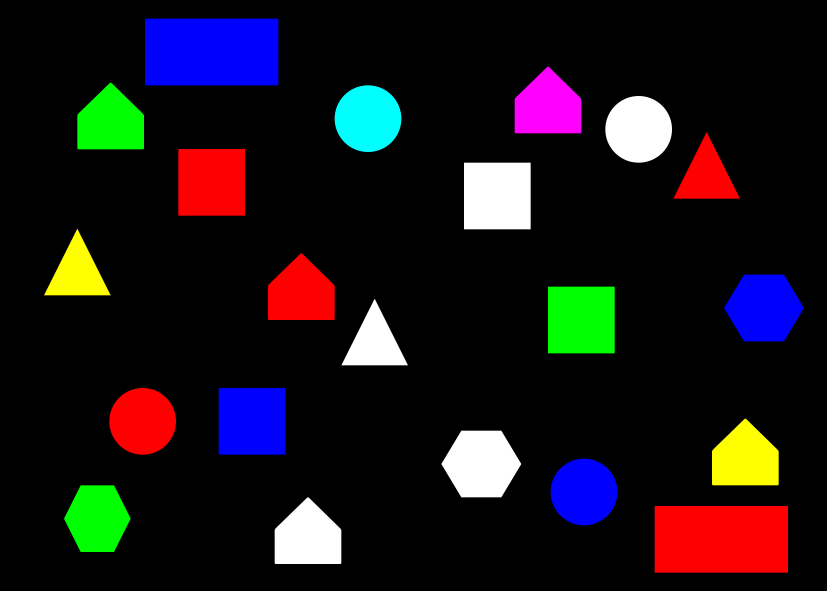
#> input picture formas.png, 2480 x 1772 px (shown at 1/3 size); its folder holds 4 pictures in this run
$ jupyter execute --allow-errors 'Problema 1.ipynb'   (Python 2 division)   (older library calls are emulated)
#> lines starting #> are read from the running program, lines starting #| are printed output that depends on the picture; after the words box and inside, x2 and y2 are one past the last pixel; in counts of white or black regions, pixels touching at a corner belong together
### Utilities.py
# Import necesary modules.
import math
from numpy import inf
import itertools
import numpy as np
import matplotlib.pyplot as plt

from sklearn import svm, datasets
from sklearn.model_selection import train_test_split
from sklearn.metrics import confusion_matrix


#Input: Numeric values v1 and v2; Error margin for equality comparisson.
#Output: True if the ratio between both numbers is within [1-margin,1]
#        else False.
# [20 lines left out: function equal, not called in this run]

#Input: 2D points p1 and p2.
#Output: Distance between p1 and p2.
def distance(p1,p2):
	x1, y1 = p1
	x2, y2 = p2

	dx = float(x1-x2)
	dy = float(y1-y2)

	return math.sqrt(dx*dx + dy*dy)

#Input: Contour cntr; Vertexes indexes i1 and i2.
#Output: Distance between the contour vertexes with indexes i1 and i2.
# [5 lines left out: function edgeLength, not called in this run]

#Input: 2D points p1 and p2.
#Output: Slope of rect between p1 and p2.
def slope(p1,p2):
	x1, y1 = p1
	x2, y2 = p2

	num = (float(y1)-float(y2))
	den = (float(x1)-float(x2))

	if den != 0:
		return num/den
	else:
		if (y1 > y2):
			return -inf
		else:
			return inf

#Input: Contour cntr; Vertexes indexes i1 and i2.
#Output: Slope of rect between the contour vertexes with indexes i1 and i2.
# [4 lines left out: function edgeSlope, not called in this run]

#Input: Contour cntr; Vertexes indexes i.
#Output: Countour's internal angle in vertex with index i.
def internalAngle(cntr,i):
	n = len(cntr)

	p1 = cntr[(i-1)%n][0]
	p2 = cntr[i%n][0]
	p3 = cntr[(i+1)%n][0]

	convex = convexAngle(p1,p2,p3)

	x1, y1 = p1
	x2, y2 = p2
	x3, y3 = p3

	n1 = distance(p1,p2)
	n2 = distance(p2,p3)

	cos = ((x1-x2)*(x3-x2)+(y1-y2)*(y3-y2))/(n1*n2)
	ang = math.acos(cos)

	if not convex:
		ang = (2*math.acos(-1)) - ang

	return ang*180/math.acos(-1)

#Input: 2D points p1, p2 and p3
#Output: True if the angle formed by vectors p2p1 and p2p3 is less than 180 degrees,
#        False if the angle is more or equal than 180 degrees
def convexAngle(p1,p2,p3):
	x1, y1 = p1
	x2, y2 = p2
	x3, y3 = p3

	m1 = slope(p1,p2)
	m2 = slope(p2,p3)

	q1 = 0
	q2 = 0

	dx1 = 1 if x1 <= x2 else -1
	dy1 = 1 if y1 <= y2 else -1

	if dx1 == 1 and dy1 == 1:
		q1 = 1
	elif dx1 == -1 and dy1 == 1:
		q1 = 2
	elif dx1 == -1 and dy1 == -1:
		q1 = 3
	else:
		q1 = 4

	dx2 = 1 if x2 <= x3 else -1
	dy2 = 1 if y2 <= y3 else -1

	if dx2 == 1 and dy2 == 1:
		q2 = 1
	elif dx2 == -1 and dy2 == 1:
		q2 = 2
	elif dx2 == -1 and dy2 == -1:
		q2 = 3
	else:
		q2 = 4

	if q1 == 1:
		if q2 == 1:
			return m1 > m2
		elif q2 == 2:
			return False
		elif q2 == 3:
			return m1 < m2
		elif q2 == 4:
			return True
	elif q1 == 2:
		if q2 == 1:
			return True
		elif q2 == 2:
			return m1 > m2
		elif q2 == 3:
			return False
		elif q2 == 4:
			return m1 < m2
	elif q1 == 3:
		if q2 == 1:
			return m1 < m2
		elif q2 == 2:
			return True
		elif q2 == 3:
			return m1 > m2
		elif q2 == 4:
			return False
	elif q1 == 4:
		if q2 == 1:
			return False
		elif q2 == 2:
			return m1 < m2
		elif q2 == 3:
			return True
		elif q2 == 4:
			return m1 > m2
	return False

#Input: Contour cntr.
#Output: True if figure formed by the contour is convex,
#        False if figure is concave.
# [43 lines left out: functions isConvex, plot_confusion_matrix, not called in this run]

### Problema 1.ipynb
# Problema 1

Para este problema se les pide implementar funciones que analizan los datos obtenidos de un detector de formas en imágenes.

Usted debe realizar las siguientes tareas:

1. Instalar todos los módulos y librerías necesarias.
2. Analizar y entender el código.
3. Implementar funciones **detectShape**, **detectColor** y **detectOppositeColor**, con sus respectivos parámetros y valores de retorno. Solo puede modificar la celda correspondiente a cada función.
4. Modificar valores específicos dentro del código principal. Estos valores están marcados con **"#<-Can be modified"**.
5. Analizar resultados de la imagen generada y matrices de confusión. Utilizar diferentes valores para realizar su analisis.

## Importar Modulos a Utilizar

[cell 1]
import cv2
import math
import Utilities as ut
from scipy.spatial import distance as dist
import numpy as np
import imutils
import matplotlib.pyplot as plt

from sklearn import svm, datasets
from sklearn.model_selection import train_test_split
from sklearn.metrics import confusion_matrix

## Detectar Forma

[cell 2]
# Input: Contour cntr; Margin of error for comparations margin.
# Output: Tuple (shape,triangle,quad):
#        shape: Name of polygon respect with the number of sides.
#               Values -> "","no shape","triangulo","cuadrilatero","pentagono",
#                         "hexagono","heptagono","octogono","eneagono","decagono",
#                         "endecagono","dodecagono","circulo"
#        triangle: If figure is triangle, denomination in respect to number of equal sides.
#                  Values -> "no triangulo","equilatero","isosceles","escaleno",
#        quad: If figure is quadrilateral, denomination in the next list of values.
#                  Values -> "no cuadrilatero","otro","paralelogramo","cuadrado","rectangulo",
#                            "rombo","romboide","trapecio","trapezoide"
def detectShape(cntr,margin):
    shape = "no shape"
    quad = "no cuadrilatero"
    triangle = "no triangulo"
    n = 0
    for i in cntr:
        n += 1
    if n == 1:
        shape = ""
    elif n == 2:
        shape = "no shape"
    elif n == 3:
        triangle = triangle_type(cntr,margin)
        shape = "triangulo"
    elif n == 4:
        quad = quadrilateral_type(cntr, margin)
        shape = "cuadrilatero"
    elif n == 5:
        shape = "pentagono"
    elif n == 6:
        shape = "hexagono"
    elif n == 7:
        shape = "heptagono"
    elif n == 8:
        shape = "octagono"
    elif n == 9:
        shape = "eneagono"
    elif n == 10:
        shape = "decagono"
    elif n == 11:
        shape = "endecagono"
    elif n == 12:
        shape = "dodecagono"
    else:
        shape = "circulo"

    print shape,triangle,quad
    return shape,triangle,quad

# Function that could be defined to determine the triangle type.
# Should be called from detectShape
def triangle_type(cntr, margin):
    l = []
    for punto in cntr:
        cont1 = punto[0][0]
        cont2 = punto[0][1]
        punto_exacto = (cont1,cont2)
        l.append(punto_exacto)
    a = ut.distance(l[0],l[1])
    b = ut.distance(l[0],l[2])
    c = ut.distance(l[1],l[2])
    if (abs(a-b) < margin) and (abs(a-c) < margin) and (abs(b-c) < margin):
        triangulo = "equilatero"
    elif (abs(a-b) < margin) or (abs(a-c) < margin) or (abs(b-c) < margin):
        triangulo = "isosceles"
    elif (abs(a-b) > margin) and (abs(a-c) > margin) and (abs(b-c) > margin):
        triangulo = "escaleno"
    return triangulo

# Function that could be defined to determine the quadrilateral type.
# Should be called from detectShape
def quadrilateral_type(cntr, margin):
    l =[]
    for punto in cntr:
        cont1 = punto[0][0]
        cont2 = punto[0][1]
        punto_exacto = (cont1,cont2)
        l.append(punto_exacto)
    a = ut.distance(l[0],l[1])
    b = ut.distance(l[1],l[2])
    c = ut.distance(l[2],l[3])
    d = ut.distance(l[3],l[0])
    if (abs(a-b) < margin) and (abs(b-c) < margin) and (abs(d-c)<margin and abs(d-a)< margin):
        angulo = ut.internalAngle(cntr,1)
        if angulo<=90+margin and angulo>=90-margin:
            return "cuadrado"
        else:
            return "rombo"
    else:
        lista = []
        j = 0
        for j in range(4):
            angulo = ut.internalAngle(cntr,1)
            lista.append(angulo)
        if lista[0]<=90+margin and lista[0]>=90-margin:
            if abs(lista[0]-lista[1])<margin and abs(lista[1]-lista[2]<margin and abs(lista[2]-lista[2])<margin):
                return "rectangulo"
            else:
                return "trapecio"
        else:
            if abs(lista[0]-lista[2])<margin:
                return "romboide"
            else:
                return "trapezoide"

## Definir Diccionario de Colores en formato RGB y Arreglo en formato LAB

[cell 3]
# Define dictionary with RGB formated colors.
colorDictionary = {
    "rojo": (255, 0, 0),
    "verde": (0, 255, 0),
    "azul": (0, 0, 255),
    "amarillo":(255,255,0),
    "fucsia":(255,0,128),
    "cyan":(0,255,255),
    "blanco":(255,255,255),
} #<-Can be modified

# Create an array (matrix) to save colors and transform them to LAB format later.
labColors = np.zeros((len(colorDictionary), 1, 3), dtype="uint8")
# Create a list to save corresponding color names.
labColorNames = []

# Iterate in color dictionary and save values in respective lists.
for (i, (name, rgb)) in enumerate(colorDictionary.items()):
    labColors[i] = rgb
    labColorNames.append(name)

# Convert array to LAB color format
labColors = cv2.cvtColor(labColors, cv2.COLOR_RGB2LAB)

## Detectar Color

[cell 4]
# Input: Image image; Contour c.
# Output: Name of color from color dictionary with minimal distance to contour's color.
#         Values -> "rojo","verde","azul","amarillo","fucsia","cyan","blanco"
def detectColor(image, c):
    # Create contour mask to ignore rest of the image.
    mask = np.zeros(image.shape[:2], dtype="uint8")
    cv2.drawContours(mask, [c], -1, 255, -1)
    mask = cv2.erode(mask, None, iterations=2)

    # Obtain mean value of contour internal color.
    #mean (135.72907216494846, 207.87958762886598, 194.9096907216495)
    mean = cv2.mean(image, mask=mask)[:3]
    closestColor = ''
    closestColorVal = 0
    for i in range(7):
        color = labColors[i,][0][0:3].tolist()
        a,b,c = color
        dist = (((mean[0]-a)**2)+((mean[1]-b)**2)+((mean[2]-c)**2))**0.5
        if i == 0:
            closestColorVal = dist
        if dist<=closestColorVal:
                closestColorVal = dist
                closestColor = labColorNames[i]


    return closestColor

## Detectar Color Opuesto

[cell 5]
# Input: Image image; Contour c.
# Output: Name of color from color dictionary with maximal distance to contour's color.
#         Values -> "rojo","verde","azul","amarillo","fucsia","cyan","blanco"
def detectOppositeColor(image, c):
    # Create contour mask to ignore rest of the image.
    mask = np.zeros(image.shape[:2], dtype="uint8")
    cv2.drawContours(mask, [c], -1, 255, -1)
    mask = cv2.erode(mask, None, iterations=2)

    # Obtain mean value of contour internal color.
    mean = cv2.mean(image, mask=mask)[:3]

    furthestColor = ''
    furthestColorVal = 0
    for i in range(7):
        color = labColors[i,][0][0:3].tolist()
        a,b,c = color
        dist = (((mean[0]-a)**2)+((mean[1]-b)**2)+((mean[2]-c)**2))**0.5
        if i == 0:
            furthestColorVal = dist
        if dist>=furthestColorVal:
                furthestColorVal = dist
                furthestColor = labColorNames[i]


    return furthestColor

## Definir Nombre de Imagen y Cargar Imagen

[cell 6]
fileNames = ["formas","formas2","triangulos","triangulos2","cuadrilateros"]
imageName = fileNames[0] #<-Can be modified

# OpenCV loads image in BRG format
image = cv2.imread(imageName+".png")
#> image is the input picture: shape (1772, 2480, 3); mean B, G, R 23.6, 19.8, 25.6

## Manipular Imagen

[cell 7]
# OpenCv uses BRG format, convert it to RGB
RGB_img = cv2.cvtColor(image, cv2.COLOR_BGR2RGB)

# Resize image
resizeRatio = 0.5 #<-Can be modified
resized = imutils.resize(image, width=int(resizeRatio*image.shape[1]))

# Blur image slightly
blurred = cv2.GaussianBlur(resized, (5, 5), 0)

# Convert blurred image grayscale and the L*a*b* color spaces
gray = cv2.cvtColor(blurred, cv2.COLOR_BGR2GRAY)
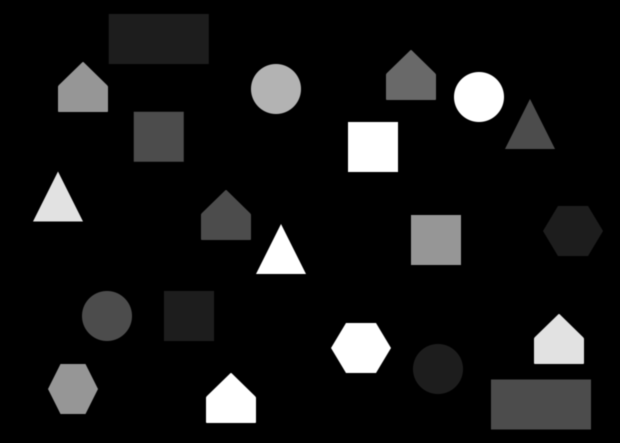
#> gray: shape (886, 1240) (shown at 1/2 size); min 0, max 255, mean 21.9
lab = cv2.cvtColor(blurred, cv2.COLOR_BGR2LAB)
#> lab: shape (886, 1240, 3); mean of channels 0, 1, 2 29.6, 133.2, 128.9

# Use a threshold to create a two colored image
minimumThreshold = 10 #<-Can be modified
thresh = cv2.threshold(gray, minimumThreshold, 255, cv2.THRESH_BINARY)[1]
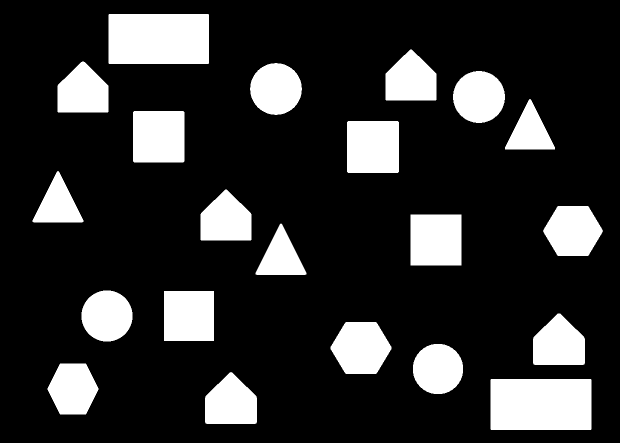
#> thresh: shape (886, 1240) (shown at 1/2 size); 18.2% white; 21 white regions

## Encontrar Contornos

[cell 8]
cnts = cv2.findContours(thresh.copy(), cv2.RETR_EXTERNAL, cv2.CHAIN_APPROX_SIMPLE)
#> cnts = 21 contours; largest, box (x1, y1, x2, y2) and area: (981, 758, 1183, 860) 20299, (217, 28, 418, 128) 19798, (694, 242, 798, 346) 10601, (266, 222, 369, 325) 10396, (821, 429, 923, 531) 10201
cnts = cnts[0] if imutils.is_cv2() else cnts[1]

## Inicializar Listas

[cell 9]
results = list()
shapes = list()
colors = list()
triangles = list()
quads = list()

## Iterar en Contornos, Detectar Forma y Color.

[cell 10]
i = 1
# Loop over the contours
for c in cnts:
    # Compute the center of the contour
    M = cv2.moments(c)
    cX = int((M["m10"] / M["m00"]) / resizeRatio)
    cY = int((M["m01"] / M["m00"]) / resizeRatio)

    # Calculate contour perimeter
    peri = cv2.arcLength(c, True)

    # Aproximate contour rects
    approximationMargin = 0.01 #<-Can be modified
    approx = cv2.approxPolyDP(c, approximationMargin * peri, True)


    # Detect form and color of contour(IMPLEMENTAR!)
    equalityMargin = 0.3 #<-Can be modified
    shape,triangle,quad = detectShape(approx,equalityMargin)
    color = detectColor(lab, c)
    opcolor = colorDictionary[detectOppositeColor(lab, c)]

    # Multiply coordinates with resize ratio
    approx = approx.astype("float")
    approx /= resizeRatio
    approx = approx.astype("int")

    # Draw detected approximate figure in the image
    cv2.drawContours(image, [approx], -1, (opcolor[2],opcolor[1],opcolor[0]), 4)

    # Draw identifier in the center of contour
    text = str(i)
    textsize = cv2.getTextSize(text, cv2.FONT_HERSHEY_SIMPLEX, 1, 2);
    opcolor = colorDictionary[detectOppositeColor(lab, c)]
    cv2.putText(image, text, (cX-int(textsize[0][0]/2), cY+int(textsize[0][1]/2)),
                cv2.FONT_HERSHEY_SIMPLEX, 1, (opcolor[2],opcolor[1],opcolor[0]), 2)

    # Save results in lists
    results.append((text,shape,color,triangle,quad))
    shapes.append(shape)
    colors.append(color)
    triangles.append(triangle)
    quads.append(quad)

    i+=1
#> this loop made 21 passes
#> (cX, cY, peri, shape, quad, color) on passes 2, 3, 4, 5, 6, 8: (922, 1612, 352.2, 'pentagono', 'no cuadrilatero', 'blanco'), (291, 1555, 345.4, 'hexagono', 'no cuadrilatero', 'verde'), (1751, 1475, 330.4, 'circulo', 'no cuadrilatero', 'azul'), (1443, 1391, 377.7, 'hexagono', 'no cuadrilatero', 'blanco'), (2234, 1376, 351.4, 'pentagono', 'no cuadrilatero', 'amarillo'), (427, 1263, 336, 'circulo', 'no cuadrilatero', 'rojo')
#> (cX, cY, peri, approx, shape, quad) on pass 1: (2163, 1617, 601.7, [[1962, 1518], [1964, 1718], [2364, 1716], [2362, 1516]], 'cuadrilatero', 'rectangulo')
#| cuadrilatero no triangulo rectangulo
#| pentagono no triangulo no cuadrilatero
#| hexagono no triangulo no cuadrilatero
#| circulo no triangulo no cuadrilatero
#| hexagono no triangulo no cuadrilatero
#| pentagono no triangulo no cuadrilatero
#| cuadrilatero no triangulo cuadrado
#| circulo no triangulo no cuadrilatero
#> (further printed lines are left out)
#> pass 1, in detectColor, `mask = cv2.erode(mask, None, iterations=2)`:
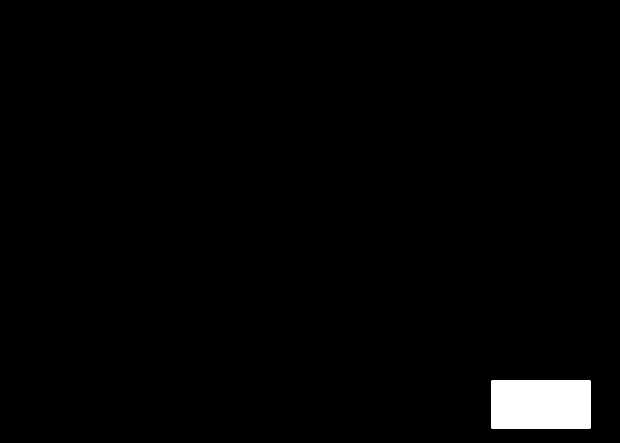
#> mask: shape (886, 1240) (shown at 1/2 size); 1.8% white; 1 white region, box (x1, y1, x2, y2) and area: (983, 760, 1181, 858) 19400
#> pass 2, in detectColor (call 2), `mask = cv2.erode(mask, None, iterations=2)`:
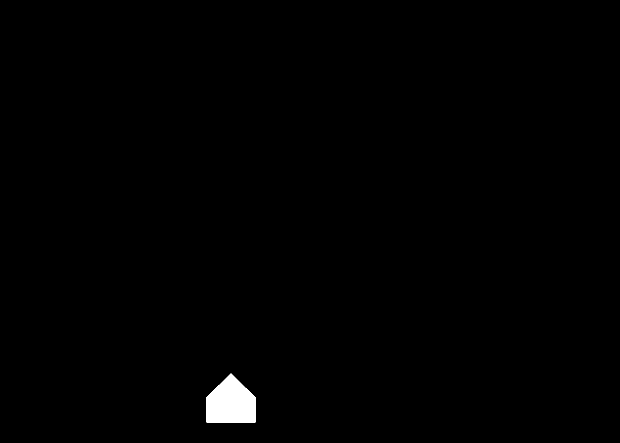
#> mask: shape (886, 1240) (shown at 1/2 size); 0.68% white; 1 white region, box (x1, y1, x2, y2) and area: (412, 747, 512, 846) 7482
#> pass 3, in detectColor (call 3), `mask = cv2.erode(mask, None, iterations=2)`:
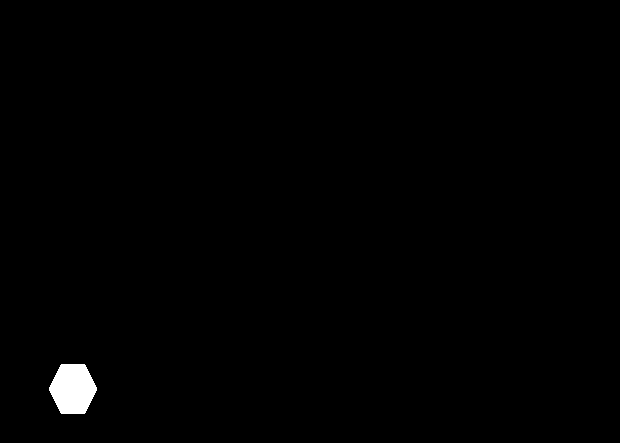
#> mask: shape (886, 1240) (shown at 1/2 size); 0.65% white; 1 white region, box (x1, y1, x2, y2) and area: (98, 729, 194, 827) 7104
#> after the loop:
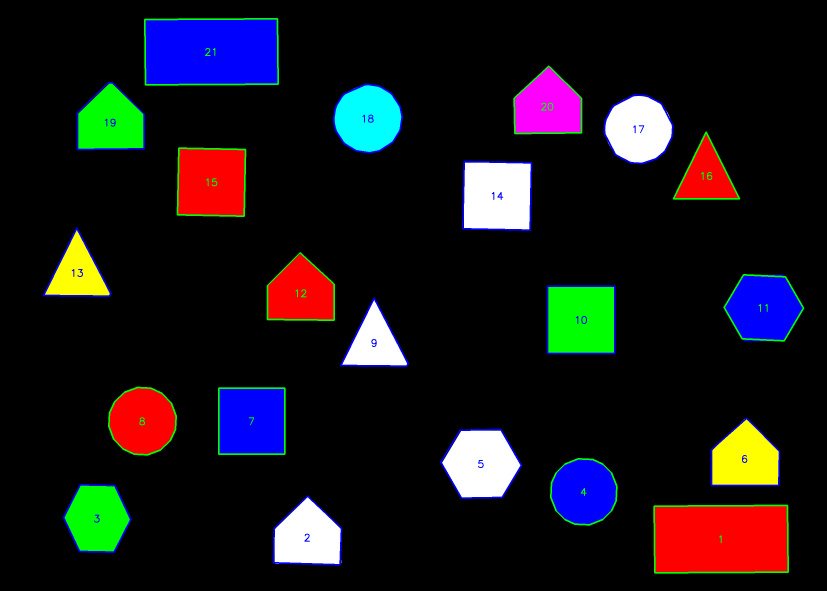
#> image: shape (1772, 2480, 3) (shown at 1/3 size); mean B, G, R 24.7, 21.4, 24.4

## Save and plot image

[cell 11]
# OpenCv uses BRG format, convert it to RGB
RGB_img = cv2.cvtColor(image, cv2.COLOR_BGR2RGB)

# Save image
cv2.imwrite('generated_{}.png'.format(imageName),image)
#> Out = True


# [5 lines of commented-out code are left out]

## Save results in file

[cell 12]
# Save results
f = open('generated_{}.txt'.format(imageName),"w")
for r in results:
    f.write(','.join(list(r))+'\n')
#> this loop made 21 passes
#> r on passes 1, 4, 7, 8, 9, 10, 14, 15, 16, 18, 21: ('1', 'cuadrilatero', 'rojo', 'no triangulo', 'rectangulo'), ('4', 'circulo', 'azul', 'no triangulo', 'no cuadrilatero'), ('7', 'cuadrilatero', 'azul', 'no triangulo', 'cuadrado'), ('8', 'circulo', 'rojo', 'no triangulo', 'no cuadrilatero'), ('9', 'cuadrilatero', 'blanco', 'no triangulo', 'romboide'), ('10', 'cuadrilatero', 'verde', 'no triangulo', 'cuadrado'), ('14', 'cuadrilatero', 'blanco', 'no triangulo', 'cuadrado'), ('15', 'cuadrilatero', 'rojo', 'no triangulo', 'cuadrado'), ('16', 'triangulo', 'rojo', 'escaleno', 'no cuadrilatero'), ('18', 'circulo', 'cyan', 'no triangulo', 'no cuadrilatero'), ('21', 'cuadrilatero', 'azul', 'no triangulo', 'rectangulo')
f.close()
